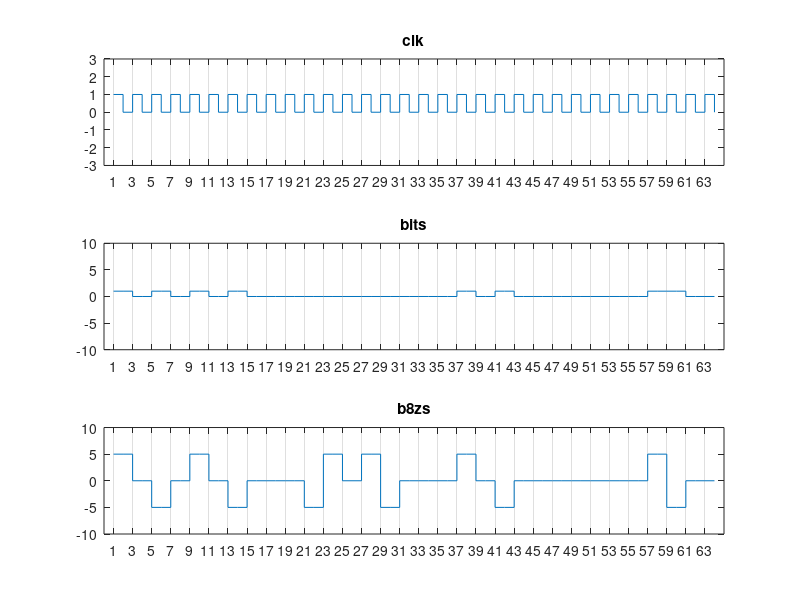

Here is the MATLAB script that generated this plot:
clc
clear all
s =[1 0 1 0 1 0 1 0 0 0 0 0 0 0 0 0 0 0 1 0 1 0 0 0 0 0 0 0 1 1 0];
s(length(s)+1) = 0;
y = [];
clk = [];
counter=0
prev =-5
for (x=1:1:length(s))
    if (counter == 8)
        y(x-8)=0
        y(x-7)=0
        y(x-6)=0
        y(x-5)=prev
        y(x-4)=-1*prev
        y(x-3)=0
        y(x-2)=-1*prev
        y(x-1)=prev
        counter = 0;
    end
        if (s(x)==1 && prev==-5)
            y=[y,5];
            prev=5;
            counter=0;
        elseif(s(x)==1 && prev==5)
            y=[y,-5];
            prev=-5;
            counter=0;
        else
            y=[y,0];
            counter = counter+1;
        end
    
end

for(x=1:1:length(s))
    clk = [clk,1];
    clk = [clk,0];
end

s = repelem(s,2);
y = repelem(y,2);
subplot(3,1,1);
stairs(clk);
title('clk');
set(gca,'Xgrid','on');
set(gca,'Xtick',[1:2:length(s)]);
axis([0 65 -3 3]);

subplot(3,1,2);
stairs(s);
title('bits');
set(gca,'Xgrid','on');
set(gca,'Xtick',[1:2:length(s)]);
axis([0 65 -10 10]);

subplot(3,1,3);
stairs(y);
title('b8zs');
set(gca,'Xgrid','on');
set(gca,'Xtick',[1:2:length(s)]);
axis([0 65 -10 10]);
    
